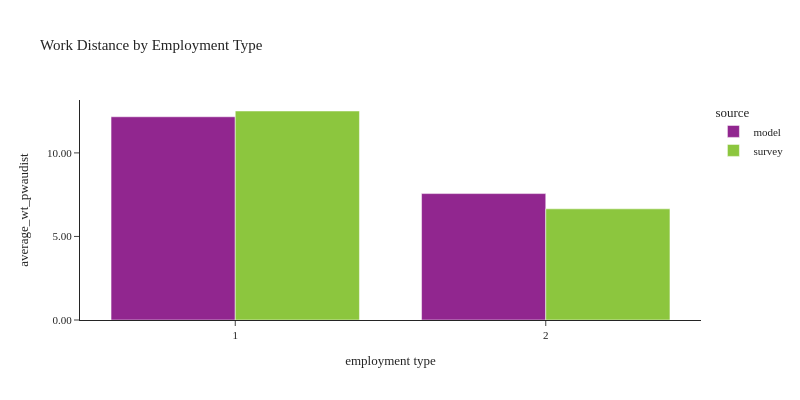

Source (notebook cell):
### Code cell
plot_work_location(df_workers, 'pwtyp', 'Employment Type', 'employment type')

### Figure 1 — Plotly figure (JSON) as saved in the notebook; plotly's stock layout.template omitted (floating-point values rounded to 4 significant figures)
{"data": [{"alignmentgroup": "True", "customdata": [[1786229], [436830]], "hovertemplate": "source=model<br>pwtyp=%{x}<br>average_wt_pwaudist=%{y}<br>sample count=%{customdata[0]}<extra></extra>", "legendgroup": "model", "marker": {"color": "#91268F", "pattern": {"shape": ""}}, "name": "model", "offsetgroup": "model", "orientation": "v", "showlegend": true, "textposition": "auto", "type": "bar", "x": [1, 2], "xaxis": "x", "y": [12.16, 7.565], "yaxis": "y"}, {"alignmentgroup": "True", "customdata": [[488], [2335]], "hovertemplate": "source=survey<br>pwtyp=%{x}<br>average_wt_pwaudist=%{y}<br>sample count=%{customdata[0]}<extra></extra>", "legendgroup": "survey", "marker": {"color": "#8CC63E", "pattern": {"shape": ""}}, "name": "survey", "offsetgroup": "survey", "orientation": "v", "showlegend": true, "textposition": "auto", "type": "bar", "x": [2, 1], "xaxis": "x", "y": [6.652, 12.51], "yaxis": "y"}], "layout": {"barmode": "group", "font": {"size": 11}, "height": 400, "legend": {"title": {"text": "source"}, "tracegroupgap": 0}, "title": {"text": "Work Distance by Employment Type"}, "width": 800, "xaxis": {"anchor": "y", "domain": [0.0, 1.0], "title": {"text": "employment type"}}, "yaxis": {"anchor": "x", "domain": [0.0, 1.0], "tickformat": ".2f", "title": {"text": "average_wt_pwaudist"}}}}
